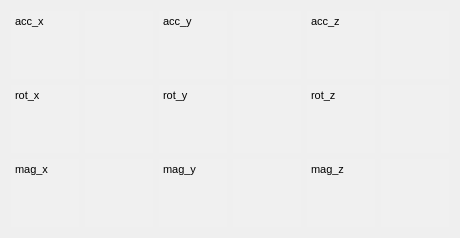
   <widget class="QWidget" name="gridLayoutWidget_2">
    <property name="geometry">
     <rect>
      <x>10</x>
      <y>390</y>
      <width>381</width>
      <height>91</height>
     </rect>
    </property>
    <layout class="QGridLayout" name="gridLayout">
     <item row="0" column="3">
      <widget class="QTextEdit" name="textAccY">
       <property name="enabled">
        <bool>true</bool>
       </property>
       <property name="autoFillBackground">
        <bool>false</bool>
       </property>
       <property name="styleSheet">
        <string notr="true">background-color: rgb(240, 240, 240);</string>
       </property>
       <property name="frameShape">
        <enum>QFrame::NoFrame</enum>
       </property>
       <property name="frameShadow">
        <enum>QFrame::Sunken</enum>
       </property>
       <property name="lineWidth">
        <number>1</number>
       </property>
       <property name="readOnly">
        <bool>true</bool>
       </property>
       <property name="html">
        <string>&lt;!DOCTYPE HTML PUBLIC &quot;-//W3C//DTD HTML 4.0//EN&quot; &quot;http://www.w3.org/TR/REC-html40/strict.dtd&quot;&gt;
&lt;html&gt;&lt;head&gt;&lt;meta name=&quot;qrichtext&quot; content=&quot;1&quot; /&gt;&lt;meta charset=&quot;utf-8&quot; /&gt;&lt;style type=&quot;text/css&quot;&gt;
p, li { white-space: pre-wrap; }
&lt;/style&gt;&lt;/head&gt;&lt;body style=&quot; font-family:'Segoe UI'; font-size:9pt; font-weight:400; font-style:normal;&quot;&gt;
&lt;p style=&quot;-qt-paragraph-type:empty; margin-top:12px; margin-bottom:12px; margin-left:0px; margin-right:0px; -qt-block-indent:0; text-indent:0px;&quot;&gt;&lt;br /&gt;&lt;/p&gt;&lt;/body&gt;&lt;/html&gt;</string>
       </property>
      </widget>
     </item>
     <item row="1" column="1">
      <widget class="QTextEdit" name="textRotX">
       <property name="enabled">
        <bool>true</bool>
       </property>
       <property name="autoFillBackground">
        <bool>false</bool>
       </property>
       <property name="styleSheet">
        <string notr="true">background-color: rgb(240, 240, 240);</string>
       </property>
       <property name="frameShape">
        <enum>QFrame::NoFrame</enum>
       </property>
       <property name="frameShadow">
        <enum>QFrame::Sunken</enum>
       </property>
       <property name="lineWidth">
        <number>1</number>
       </property>
       <property name="readOnly">
        <bool>true</bool>
       </property>
       <property name="html">
        <string>&lt;!DOCTYPE HTML PUBLIC &quot;-//W3C//DTD HTML 4.0//EN&quot; &quot;http://www.w3.org/TR/REC-html40/strict.dtd&quot;&gt;
&lt;html&gt;&lt;head&gt;&lt;meta name=&quot;qrichtext&quot; content=&quot;1&quot; /&gt;&lt;meta charset=&quot;utf-8&quot; /&gt;&lt;style type=&quot;text/css&quot;&gt;
p, li { white-space: pre-wrap; }
&lt;/style&gt;&lt;/head&gt;&lt;body style=&quot; font-family:'Segoe UI'; font-size:9pt; font-weight:400; font-style:normal;&quot;&gt;
&lt;p style=&quot;-qt-paragraph-type:empty; margin-top:12px; margin-bottom:12px; margin-left:0px; margin-right:0px; -qt-block-indent:0; text-indent:0px;&quot;&gt;&lt;br /&gt;&lt;/p&gt;&lt;/body&gt;&lt;/html&gt;</string>
       </property>
      </widget>
     </item>
     <item row="1" column="0">
      <widget class="QTextEdit" name="textEdit_28">
       <property name="enabled">
        <bool>true</bool>
       </property>
       <property name="autoFillBackground">
        <bool>false</bool>
       </property>
       <property name="styleSheet">
        <string notr="true">background-color: rgb(240, 240, 240);</string>
       </property>
       <property name="frameShape">
        <enum>QFrame::NoFrame</enum>
       </property>
       <property name="frameShadow">
        <enum>QFrame::Sunken</enum>
       </property>
       <property name="lineWidth">
        <number>1</number>
       </property>
       <property name="readOnly">
        <bool>true</bool>
       </property>
       <property name="html">
        <string>&lt;!DOCTYPE HTML PUBLIC &quot;-//W3C//DTD HTML 4.0//EN&quot; &quot;http://www.w3.org/TR/REC-html40/strict.dtd&quot;&gt;
&lt;html&gt;&lt;head&gt;&lt;meta name=&quot;qrichtext&quot; content=&quot;1&quot; /&gt;&lt;meta charset=&quot;utf-8&quot; /&gt;&lt;style type=&quot;text/css&quot;&gt;
p, li { white-space: pre-wrap; }
&lt;/style&gt;&lt;/head&gt;&lt;body style=&quot; font-family:'Segoe UI'; font-size:9pt; font-weight:400; font-style:normal;&quot;&gt;
&lt;p style=&quot; margin-top:12px; margin-bottom:12px; margin-left:0px; margin-right:0px; -qt-block-indent:0; text-indent:0px;&quot;&gt;&lt;span style=&quot; font-size:8pt;&quot;&gt;rot_x&lt;/span&gt;&lt;/p&gt;&lt;/body&gt;&lt;/html&gt;</string>
       </property>
      </widget>
     </item>
     <item row="0" column="4">
      <widget class="QTextEdit" name="textEdit_25">
       <property name="enabled">
        <bool>true</bool>
       </property>
       <property name="autoFillBackground">
        <bool>false</bool>
       </property>
       <property name="styleSheet">
        <string notr="true">background-color: rgb(240, 240, 240);</string>
       </property>
       <property name="frameShape">
        <enum>QFrame::NoFrame</enum>
       </property>
       <property name="frameShadow">
        <enum>QFrame::Sunken</enum>
       </property>
       <property name="lineWidth">
        <number>1</number>
       </property>
       <property name="readOnly">
        <bool>true</bool>
       </property>
       <property name="html">
        <string>&lt;!DOCTYPE HTML PUBLIC &quot;-//W3C//DTD HTML 4.0//EN&quot; &quot;http://www.w3.org/TR/REC-html40/strict.dtd&quot;&gt;
&lt;html&gt;&lt;head&gt;&lt;meta name=&quot;qrichtext&quot; content=&quot;1&quot; /&gt;&lt;meta charset=&quot;utf-8&quot; /&gt;&lt;style type=&quot;text/css&quot;&gt;
p, li { white-space: pre-wrap; }
&lt;/style&gt;&lt;/head&gt;&lt;body style=&quot; font-family:'Segoe UI'; font-size:9pt; font-weight:400; font-style:normal;&quot;&gt;
&lt;p style=&quot; margin-top:12px; margin-bottom:12px; margin-left:0px; margin-right:0px; -qt-block-indent:0; text-indent:0px;&quot;&gt;&lt;span style=&quot; font-size:8pt;&quot;&gt;acc_z&lt;/span&gt;&lt;/p&gt;&lt;/body&gt;&lt;/html&gt;</string>
       </property>
      </widget>
     </item>
     <item row="1" column="5">
      <widget class="QTextEdit" name="textRotZ">
       <property name="enabled">
        <bool>true</bool>
       </property>
       <property name="autoFillBackground">
        <bool>false</bool>
       </property>
       <property name="styleSheet">
        <string notr="true">background-color: rgb(240, 240, 240);</string>
       </property>
       <property name="frameShape">
        <enum>QFrame::NoFrame</enum>
       </property>
       <property name="frameShadow">
        <enum>QFrame::Sunken</enum>
       </property>
       <property name="lineWidth">
        <number>1</number>
       </property>
       <property name="readOnly">
        <bool>true</bool>
       </property>
       <property name="html">
        <string>&lt;!DOCTYPE HTML PUBLIC &quot;-//W3C//DTD HTML 4.0//EN&quot; &quot;http://www.w3.org/TR/REC-html40/strict.dtd&quot;&gt;
&lt;html&gt;&lt;head&gt;&lt;meta name=&quot;qrichtext&quot; content=&quot;1&quot; /&gt;&lt;meta charset=&quot;utf-8&quot; /&gt;&lt;style type=&quot;text/css&quot;&gt;
p, li { white-space: pre-wrap; }
&lt;/style&gt;&lt;/head&gt;&lt;body style=&quot; font-family:'Segoe UI'; font-size:9pt; font-weight:400; font-style:normal;&quot;&gt;
&lt;p style=&quot;-qt-paragraph-type:empty; margin-top:12px; margin-bottom:12px; margin-left:0px; margin-right:0px; -qt-block-indent:0; text-indent:0px;&quot;&gt;&lt;br /&gt;&lt;/p&gt;&lt;/body&gt;&lt;/html&gt;</string>
       </property>
      </widget>
     </item>
     <item row="0" column="1">
      <widget class="QTextEdit" name="textAccX">
       <property name="enabled">
        <bool>true</bool>
       </property>
       <property name="autoFillBackground">
        <bool>false</bool>
       </property>
       <property name="styleSheet">
        <string notr="true">background-color: rgb(240, 240, 240);</string>
       </property>
       <property name="frameShape">
        <enum>QFrame::NoFrame</enum>
       </property>
       <property name="frameShadow">
        <enum>QFrame::Sunken</enum>
       </property>
       <property name="lineWidth">
        <number>1</number>
       </property>
       <property name="readOnly">
        <bool>true</bool>
       </property>
       <property name="html">
        <string>&lt;!DOCTYPE HTML PUBLIC &quot;-//W3C//DTD HTML 4.0//EN&quot; &quot;http://www.w3.org/TR/REC-html40/strict.dtd&quot;&gt;
&lt;html&gt;&lt;head&gt;&lt;meta name=&quot;qrichtext&quot; content=&quot;1&quot; /&gt;&lt;meta charset=&quot;utf-8&quot; /&gt;&lt;style type=&quot;text/css&quot;&gt;
p, li { white-space: pre-wrap; }
&lt;/style&gt;&lt;/head&gt;&lt;body style=&quot; font-family:'Segoe UI'; font-size:9pt; font-weight:400; font-style:normal;&quot;&gt;
&lt;p style=&quot;-qt-paragraph-type:empty; margin-top:12px; margin-bottom:12px; margin-left:0px; margin-right:0px; -qt-block-indent:0; text-indent:0px;&quot;&gt;&lt;br /&gt;&lt;/p&gt;&lt;/body&gt;&lt;/html&gt;</string>
       </property>
      </widget>
     </item>
     <item row="1" column="4">
      <widget class="QTextEdit" name="textEdit_31">
       <property name="enabled">
        <bool>true</bool>
       </property>
       <property name="autoFillBackground">
        <bool>false</bool>
       </property>
       <property name="styleSheet">
        <string notr="true">background-color: rgb(240, 240, 240);</string>
       </property>
       <property name="frameShape">
        <enum>QFrame::NoFrame</enum>
       </property>
       <property name="frameShadow">
        <enum>QFrame::Sunken</enum>
       </property>
       <property name="lineWidth">
        <number>1</number>
       </property>
       <property name="readOnly">
        <bool>true</bool>
       </property>
       <property name="html">
        <string>&lt;!DOCTYPE HTML PUBLIC &quot;-//W3C//DTD HTML 4.0//EN&quot; &quot;http://www.w3.org/TR/REC-html40/strict.dtd&quot;&gt;
&lt;html&gt;&lt;head&gt;&lt;meta name=&quot;qrichtext&quot; content=&quot;1&quot; /&gt;&lt;meta charset=&quot;utf-8&quot; /&gt;&lt;style type=&quot;text/css&quot;&gt;
p, li { white-space: pre-wrap; }
&lt;/style&gt;&lt;/head&gt;&lt;body style=&quot; font-family:'Segoe UI'; font-size:9pt; font-weight:400; font-style:normal;&quot;&gt;
&lt;p style=&quot; margin-top:12px; margin-bottom:12px; margin-left:0px; margin-right:0px; -qt-block-indent:0; text-indent:0px;&quot;&gt;&lt;span style=&quot; font-size:8pt;&quot;&gt;rot_z&lt;/span&gt;&lt;/p&gt;&lt;/body&gt;&lt;/html&gt;</string>
       </property>
      </widget>
     </item>
     <item row="0" column="2">
      <widget class="QTextEdit" name="textEdit_23">
       <property name="enabled">
        <bool>true</bool>
       </property>
       <property name="autoFillBackground">
        <bool>false</bool>
       </property>
       <property name="styleSheet">
        <string notr="true">background-color: rgb(240, 240, 240);</string>
       </property>
       <property name="frameShape">
        <enum>QFrame::NoFrame</enum>
       </property>
       <property name="frameShadow">
        <enum>QFrame::Sunken</enum>
       </property>
       <property name="lineWidth">
        <number>1</number>
       </property>
       <property name="readOnly">
        <bool>true</bool>
       </property>
       <property name="html">
        <string>&lt;!DOCTYPE HTML PUBLIC &quot;-//W3C//DTD HTML 4.0//EN&quot; &quot;http://www.w3.org/TR/REC-html40/strict.dtd&quot;&gt;
&lt;html&gt;&lt;head&gt;&lt;meta name=&quot;qrichtext&quot; content=&quot;1&quot; /&gt;&lt;meta charset=&quot;utf-8&quot; /&gt;&lt;style type=&quot;text/css&quot;&gt;
p, li { white-space: pre-wrap; }
&lt;/style&gt;&lt;/head&gt;&lt;body style=&quot; font-family:'Segoe UI'; font-size:9pt; font-weight:400; font-style:normal;&quot;&gt;
&lt;p style=&quot; margin-top:12px; margin-bottom:12px; margin-left:0px; margin-right:0px; -qt-block-indent:0; text-indent:0px;&quot;&gt;&lt;span style=&quot; font-size:8pt;&quot;&gt;acc_y&lt;/span&gt;&lt;/p&gt;&lt;/body&gt;&lt;/html&gt;</string>
       </property>
      </widget>
     </item>
     <item row="1" column="3">
      <widget class="QTextEdit" name="textRotY">
       <property name="enabled">
        <bool>true</bool>
       </property>
       <property name="autoFillBackground">
        <bool>false</bool>
       </property>
       <property name="styleSheet">
        <string notr="true">background-color: rgb(240, 240, 240);</string>
       </property>
       <property name="frameShape">
        <enum>QFrame::NoFrame</enum>
       </property>
       <property name="frameShadow">
        <enum>QFrame::Sunken</enum>
       </property>
       <property name="lineWidth">
        <number>1</number>
       </property>
       <property name="readOnly">
        <bool>true</bool>
       </property>
       <property name="html">
        <string>&lt;!DOCTYPE HTML PUBLIC &quot;-//W3C//DTD HTML 4.0//EN&quot; &quot;http://www.w3.org/TR/REC-html40/strict.dtd&quot;&gt;
&lt;html&gt;&lt;head&gt;&lt;meta name=&quot;qrichtext&quot; content=&quot;1&quot; /&gt;&lt;meta charset=&quot;utf-8&quot; /&gt;&lt;style type=&quot;text/css&quot;&gt;
p, li { white-space: pre-wrap; }
&lt;/style&gt;&lt;/head&gt;&lt;body style=&quot; font-family:'Segoe UI'; font-size:9pt; font-weight:400; font-style:normal;&quot;&gt;
&lt;p style=&quot;-qt-paragraph-type:empty; margin-top:12px; margin-bottom:12px; margin-left:0px; margin-right:0px; -qt-block-indent:0; text-indent:0px;&quot;&gt;&lt;br /&gt;&lt;/p&gt;&lt;/body&gt;&lt;/html&gt;</string>
       </property>
      </widget>
     </item>
     <item row="1" column="2">
      <widget class="QTextEdit" name="textEdit_29">
       <property name="enabled">
        <bool>true</bool>
       </property>
       <property name="autoFillBackground">
        <bool>false</bool>
       </property>
       <property name="styleSheet">
        <string notr="true">background-color: rgb(240, 240, 240);</string>
       </property>
       <property name="frameShape">
        <enum>QFrame::NoFrame</enum>
       </property>
       <property name="frameShadow">
        <enum>QFrame::Sunken</enum>
       </property>
       <property name="lineWidth">
        <number>1</number>
       </property>
       <property name="readOnly">
        <bool>true</bool>
       </property>
       <property name="html">
        <string>&lt;!DOCTYPE HTML PUBLIC &quot;-//W3C//DTD HTML 4.0//EN&quot; &quot;http://www.w3.org/TR/REC-html40/strict.dtd&quot;&gt;
&lt;html&gt;&lt;head&gt;&lt;meta name=&quot;qrichtext&quot; content=&quot;1&quot; /&gt;&lt;meta charset=&quot;utf-8&quot; /&gt;&lt;style type=&quot;text/css&quot;&gt;
p, li { white-space: pre-wrap; }
&lt;/style&gt;&lt;/head&gt;&lt;body style=&quot; font-family:'Segoe UI'; font-size:9pt; font-weight:400; font-style:normal;&quot;&gt;
&lt;p style=&quot; margin-top:12px; margin-bottom:12px; margin-left:0px; margin-right:0px; -qt-block-indent:0; text-indent:0px;&quot;&gt;&lt;span style=&quot; font-size:8pt;&quot;&gt;rot_y&lt;/span&gt;&lt;/p&gt;&lt;/body&gt;&lt;/html&gt;</string>
       </property>
      </widget>
     </item>
     <item row="0" column="5">
      <widget class="QTextEdit" name="textAccZ">
       <property name="enabled">
        <bool>true</bool>
       </property>
       <property name="autoFillBackground">
        <bool>false</bool>
       </property>
       <property name="styleSheet">
        <string notr="true">background-color: rgb(240, 240, 240);</string>
       </property>
       <property name="frameShape">
        <enum>QFrame::NoFrame</enum>
       </property>
       <property name="frameShadow">
        <enum>QFrame::Sunken</enum>
       </property>
       <property name="lineWidth">
        <number>1</number>
       </property>
       <property name="readOnly">
        <bool>true</bool>
       </property>
       <property name="html">
        <string>&lt;!DOCTYPE HTML PUBLIC &quot;-//W3C//DTD HTML 4.0//EN&quot; &quot;http://www.w3.org/TR/REC-html40/strict.dtd&quot;&gt;
&lt;html&gt;&lt;head&gt;&lt;meta name=&quot;qrichtext&quot; content=&quot;1&quot; /&gt;&lt;meta charset=&quot;utf-8&quot; /&gt;&lt;style type=&quot;text/css&quot;&gt;
p, li { white-space: pre-wrap; }
&lt;/style&gt;&lt;/head&gt;&lt;body style=&quot; font-family:'Segoe UI'; font-size:9pt; font-weight:400; font-style:normal;&quot;&gt;
&lt;p style=&quot;-qt-paragraph-type:empty; margin-top:12px; margin-bottom:12px; margin-left:0px; margin-right:0px; -qt-block-indent:0; text-indent:0px;&quot;&gt;&lt;br /&gt;&lt;/p&gt;&lt;/body&gt;&lt;/html&gt;</string>
       </property>
      </widget>
     </item>
     <item row="0" column="0">
      <widget class="QTextEdit" name="textEdit_21">
       <property name="enabled">
        <bool>true</bool>
       </property>
       <property name="autoFillBackground">
        <bool>false</bool>
       </property>
       <property name="styleSheet">
        <string notr="true">background-color: rgb(240, 240, 240);</string>
       </property>
       <property name="frameShape">
        <enum>QFrame::NoFrame</enum>
       </property>
       <property name="frameShadow">
        <enum>QFrame::Sunken</enum>
       </property>
       <property name="lineWidth">
        <number>1</number>
       </property>
       <property name="readOnly">
        <bool>true</bool>
       </property>
       <property name="html">
        <string>&lt;!DOCTYPE HTML PUBLIC &quot;-//W3C//DTD HTML 4.0//EN&quot; &quot;http://www.w3.org/TR/REC-html40/strict.dtd&quot;&gt;
&lt;html&gt;&lt;head&gt;&lt;meta name=&quot;qrichtext&quot; content=&quot;1&quot; /&gt;&lt;meta charset=&quot;utf-8&quot; /&gt;&lt;style type=&quot;text/css&quot;&gt;
p, li { white-space: pre-wrap; }
&lt;/style&gt;&lt;/head&gt;&lt;body style=&quot; font-family:'Segoe UI'; font-size:9pt; font-weight:400; font-style:normal;&quot;&gt;
&lt;p style=&quot; margin-top:12px; margin-bottom:12px; margin-left:0px; margin-right:0px; -qt-block-indent:0; text-indent:0px;&quot;&gt;&lt;span style=&quot; font-size:8pt;&quot;&gt;acc_x&lt;/span&gt;&lt;/p&gt;&lt;/body&gt;&lt;/html&gt;</string>
       </property>
      </widget>
     </item>
     <item row="2" column="1">
      <widget class="QTextEdit" name="textMagX">
       <property name="enabled">
        <bool>true</bool>
       </property>
       <property name="autoFillBackground">
        <bool>false</bool>
       </property>
       <property name="styleSheet">
        <string notr="true">background-color: rgb(240, 240, 240);</string>
       </property>
       <property name="frameShape">
        <enum>QFrame::NoFrame</enum>
       </property>
       <property name="frameShadow">
        <enum>QFrame::Sunken</enum>
       </property>
       <property name="lineWidth">
        <number>1</number>
       </property>
       <property name="readOnly">
        <bool>true</bool>
       </property>
       <property name="html">
        <string>&lt;!DOCTYPE HTML PUBLIC &quot;-//W3C//DTD HTML 4.0//EN&quot; &quot;http://www.w3.org/TR/REC-html40/strict.dtd&quot;&gt;
&lt;html&gt;&lt;head&gt;&lt;meta name=&quot;qrichtext&quot; content=&quot;1&quot; /&gt;&lt;meta charset=&quot;utf-8&quot; /&gt;&lt;style type=&quot;text/css&quot;&gt;
p, li { white-space: pre-wrap; }
&lt;/style&gt;&lt;/head&gt;&lt;body style=&quot; font-family:'Segoe UI'; font-size:9pt; font-weight:400; font-style:normal;&quot;&gt;
&lt;p style=&quot;-qt-paragraph-type:empty; margin-top:12px; margin-bottom:12px; margin-left:0px; margin-right:0px; -qt-block-indent:0; text-indent:0px;&quot;&gt;&lt;br /&gt;&lt;/p&gt;&lt;/body&gt;&lt;/html&gt;</string>
       </property>
      </widget>
     </item>
     <item row="2" column="0">
      <widget class="QTextEdit" name="textEdit_34">
       <property name="enabled">
        <bool>true</bool>
       </property>
       <property name="autoFillBackground">
        <bool>false</bool>
       </property>
       <property name="styleSheet">
        <string notr="true">background-color: rgb(240, 240, 240);</string>
       </property>
       <property name="frameShape">
        <enum>QFrame::NoFrame</enum>
       </property>
       <property name="frameShadow">
        <enum>QFrame::Sunken</enum>
       </property>
       <property name="lineWidth">
        <number>1</number>
       </property>
       <property name="readOnly">
        <bool>true</bool>
       </property>
       <property name="html">
        <string>&lt;!DOCTYPE HTML PUBLIC &quot;-//W3C//DTD HTML 4.0//EN&quot; &quot;http://www.w3.org/TR/REC-html40/strict.dtd&quot;&gt;
&lt;html&gt;&lt;head&gt;&lt;meta name=&quot;qrichtext&quot; content=&quot;1&quot; /&gt;&lt;meta charset=&quot;utf-8&quot; /&gt;&lt;style type=&quot;text/css&quot;&gt;
p, li { white-space: pre-wrap; }
&lt;/style&gt;&lt;/head&gt;&lt;body style=&quot; font-family:'Segoe UI'; font-size:9pt; font-weight:400; font-style:normal;&quot;&gt;
&lt;p style=&quot; margin-top:12px; margin-bottom:12px; margin-left:0px; margin-right:0px; -qt-block-indent:0; text-indent:0px;&quot;&gt;&lt;span style=&quot; font-size:8pt;&quot;&gt;mag_x&lt;/span&gt;&lt;/p&gt;&lt;/body&gt;&lt;/html&gt;</string>
       </property>
      </widget>
     </item>
     <item row="2" column="2">
      <widget class="QTextEdit" name="textEdit_35">
       <property name="enabled">
        <bool>true</bool>
       </property>
       <property name="autoFillBackground">
        <bool>false</bool>
       </property>
       <property name="styleSheet">
        <string notr="true">background-color: rgb(240, 240, 240);</string>
       </property>
       <property name="frameShape">
        <enum>QFrame::NoFrame</enum>
       </property>
       <property name="frameShadow">
        <enum>QFrame::Sunken</enum>
       </property>
       <property name="lineWidth">
        <number>1</number>
       </property>
       <property name="readOnly">
        <bool>true</bool>
       </property>
       <property name="html">
        <string>&lt;!DOCTYPE HTML PUBLIC &quot;-//W3C//DTD HTML 4.0//EN&quot; &quot;http://www.w3.org/TR/REC-html40/strict.dtd&quot;&gt;
&lt;html&gt;&lt;head&gt;&lt;meta name=&quot;qrichtext&quot; content=&quot;1&quot; /&gt;&lt;meta charset=&quot;utf-8&quot; /&gt;&lt;style type=&quot;text/css&quot;&gt;
p, li { white-space: pre-wrap; }
&lt;/style&gt;&lt;/head&gt;&lt;body style=&quot; font-family:'Segoe UI'; font-size:9pt; font-weight:400; font-style:normal;&quot;&gt;
&lt;p style=&quot; margin-top:12px; margin-bottom:12px; margin-left:0px; margin-right:0px; -qt-block-indent:0; text-indent:0px;&quot;&gt;&lt;span style=&quot; font-size:8pt;&quot;&gt;mag_y&lt;/span&gt;&lt;/p&gt;&lt;/body&gt;&lt;/html&gt;</string>
       </property>
      </widget>
     </item>
     <item row="2" column="3">
      <widget class="QTextEdit" name="textMagY">
       <property name="enabled">
        <bool>true</bool>
       </property>
       <property name="autoFillBackground">
        <bool>false</bool>
       </property>
       <property name="styleSheet">
        <string notr="true">background-color: rgb(240, 240, 240);</string>
       </property>
       <property name="frameShape">
        <enum>QFrame::NoFrame</enum>
       </property>
       <property name="frameShadow">
        <enum>QFrame::Sunken</enum>
       </property>
       <property name="lineWidth">
        <number>1</number>
       </property>
       <property name="readOnly">
        <bool>true</bool>
       </property>
       <property name="html">
        <string>&lt;!DOCTYPE HTML PUBLIC &quot;-//W3C//DTD HTML 4.0//EN&quot; &quot;http://www.w3.org/TR/REC-html40/strict.dtd&quot;&gt;
&lt;html&gt;&lt;head&gt;&lt;meta name=&quot;qrichtext&quot; content=&quot;1&quot; /&gt;&lt;meta charset=&quot;utf-8&quot; /&gt;&lt;style type=&quot;text/css&quot;&gt;
p, li { white-space: pre-wrap; }
&lt;/style&gt;&lt;/head&gt;&lt;body style=&quot; font-family:'Segoe UI'; font-size:9pt; font-weight:400; font-style:normal;&quot;&gt;
&lt;p style=&quot;-qt-paragraph-type:empty; margin-top:12px; margin-bottom:12px; margin-left:0px; margin-right:0px; -qt-block-indent:0; text-indent:0px;&quot;&gt;&lt;br /&gt;&lt;/p&gt;&lt;/body&gt;&lt;/html&gt;</string>
       </property>
      </widget>
     </item>
     <item row="2" column="4">
      <widget class="QTextEdit" name="textEdit_37">
       <property name="enabled">
        <bool>true</bool>
       </property>
       <property name="autoFillBackground">
        <bool>false</bool>
       </property>
       <property name="styleSheet">
        <string notr="true">background-color: rgb(240, 240, 240);</string>
       </property>
       <property name="frameShape">
        <enum>QFrame::NoFrame</enum>
       </property>
       <property name="frameShadow">
        <enum>QFrame::Sunken</enum>
       </property>
       <property name="lineWidth">
        <number>1</number>
       </property>
       <property name="readOnly">
        <bool>true</bool>
       </property>
       <property name="html">
        <string>&lt;!DOCTYPE HTML PUBLIC &quot;-//W3C//DTD HTML 4.0//EN&quot; &quot;http://www.w3.org/TR/REC-html40/strict.dtd&quot;&gt;
&lt;html&gt;&lt;head&gt;&lt;meta name=&quot;qrichtext&quot; content=&quot;1&quot; /&gt;&lt;meta charset=&quot;utf-8&quot; /&gt;&lt;style type=&quot;text/css&quot;&gt;
p, li { white-space: pre-wrap; }
&lt;/style&gt;&lt;/head&gt;&lt;body style=&quot; font-family:'Segoe UI'; font-size:9pt; font-weight:400; font-style:normal;&quot;&gt;
&lt;p style=&quot; margin-top:12px; margin-bottom:12px; margin-left:0px; margin-right:0px; -qt-block-indent:0; text-indent:0px;&quot;&gt;&lt;span style=&quot; font-size:8pt;&quot;&gt;mag_z&lt;/span&gt;&lt;/p&gt;&lt;/body&gt;&lt;/html&gt;</string>
       </property>
      </widget>
     </item>
     <item row="2" column="5">
      <widget class="QTextEdit" name="textMagZ">
       <property name="enabled">
        <bool>true</bool>
       </property>
       <property name="autoFillBackground">
        <bool>false</bool>
       </property>
       <property name="styleSheet">
        <string notr="true">background-color: rgb(240, 240, 240);</string>
       </property>
       <property name="frameShape">
        <enum>QFrame::NoFrame</enum>
       </property>
       <property name="frameShadow">
        <enum>QFrame::Sunken</enum>
       </property>
       <property name="lineWidth">
        <number>1</number>
       </property>
       <property name="readOnly">
        <bool>true</bool>
       </property>
       <property name="html">
        <string>&lt;!DOCTYPE HTML PUBLIC &quot;-//W3C//DTD HTML 4.0//EN&quot; &quot;http://www.w3.org/TR/REC-html40/strict.dtd&quot;&gt;
&lt;html&gt;&lt;head&gt;&lt;meta name=&quot;qrichtext&quot; content=&quot;1&quot; /&gt;&lt;meta charset=&quot;utf-8&quot; /&gt;&lt;style type=&quot;text/css&quot;&gt;
p, li { white-space: pre-wrap; }
&lt;/style&gt;&lt;/head&gt;&lt;body style=&quot; font-family:'Segoe UI'; font-size:9pt; font-weight:400; font-style:normal;&quot;&gt;
&lt;p style=&quot;-qt-paragraph-type:empty; margin-top:12px; margin-bottom:12px; margin-left:0px; margin-right:0px; -qt-block-indent:0; text-indent:0px;&quot;&gt;&lt;br /&gt;&lt;/p&gt;&lt;/body&gt;&lt;/html&gt;</string>
       </property>
      </widget>
     </item>
    </layout>
   </widget>
